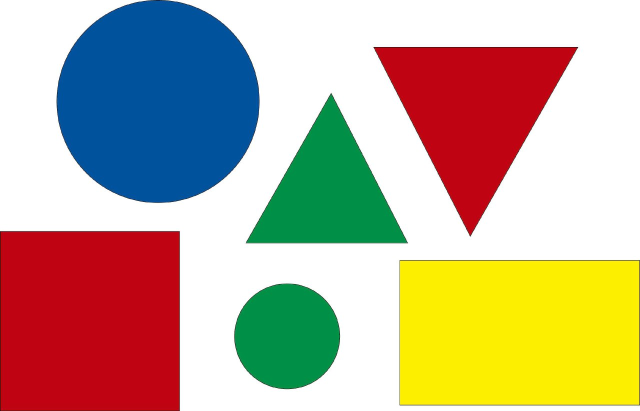
#> input picture img/figura1.jpg, 1280 x 822 px (shown at 1/2 size)
$ python -i contornoBeta1.py   (imports and definitions only)
#> lines starting #> are read from the running program, lines starting #| are printed output that depends on the picture; after the words box and inside, x2 and y2 are one past the last pixel; in counts of white or black regions, pixels touching at a corner belong together
import cv2
import numpy as np

def start(path_img):
#> called with path_img = '../img/figura1.jpg'
    imagen = cv2.imread(path_img)
#> imagen is the input picture: shape (822, 1280, 3); mean B, G, R 147.5, 172.6, 189.6
    w, h = imagen.shape[:2]
#> w = 822; h = 1280
    scala = 600 / w
#> scala = 0.73
    w = round(w * scala)
#> w = 600
    h = round(h * scala)
#> h = 934
    blues = imagen[:,:,0]
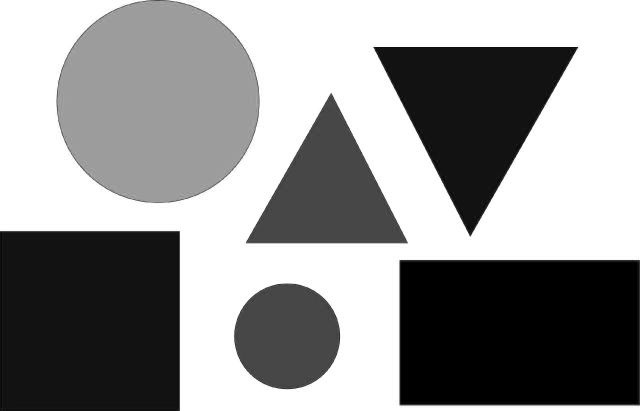
#> blues: shape (822, 1280) (shown at 1/2 size); min 0, max 255, mean 147.5
    bgr = cv2.resize(imagen,(h, w))
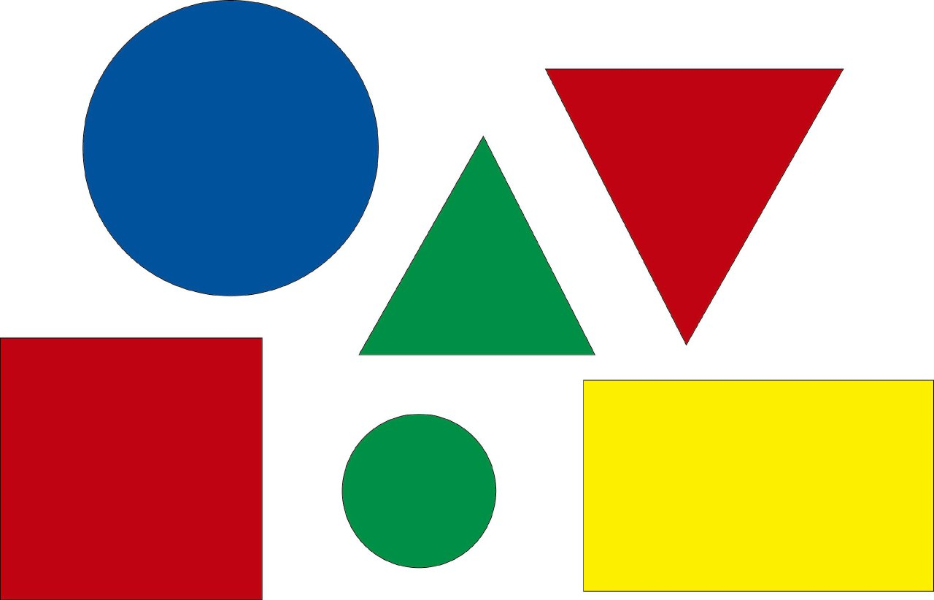
#> bgr: shape (600, 934, 3); mean B, G, R 147.5, 172.5, 189.6
    cv2.imwrite("./nuevo.jpg", bgr)
    grises = cv2.cvtColor(bgr, cv2.COLOR_BGR2GRAY)
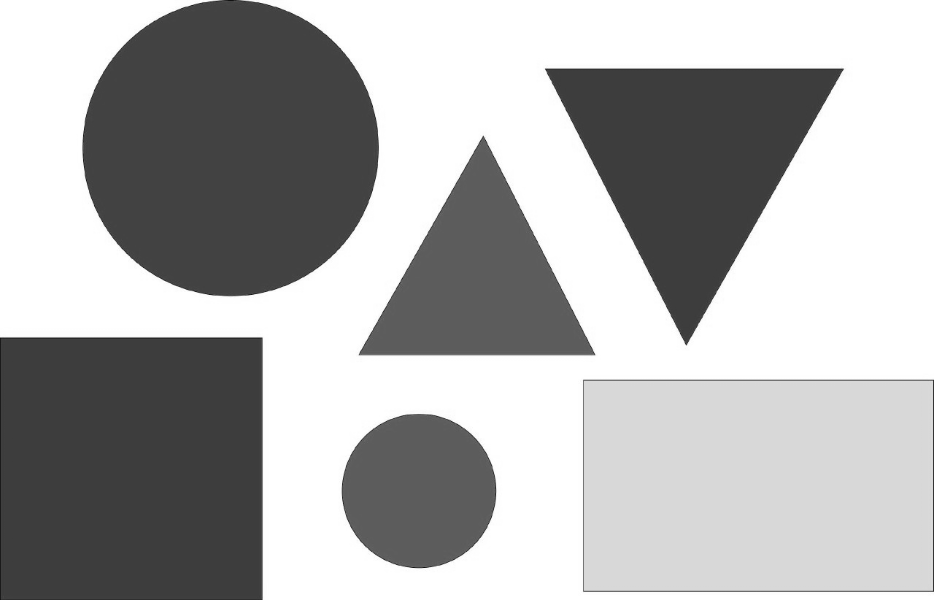
#> grises: shape (600, 934); min 18, max 255, mean 174.8
    _,th =  cv2.threshold(grises, 200, 255, cv2.THRESH_BINARY_INV)
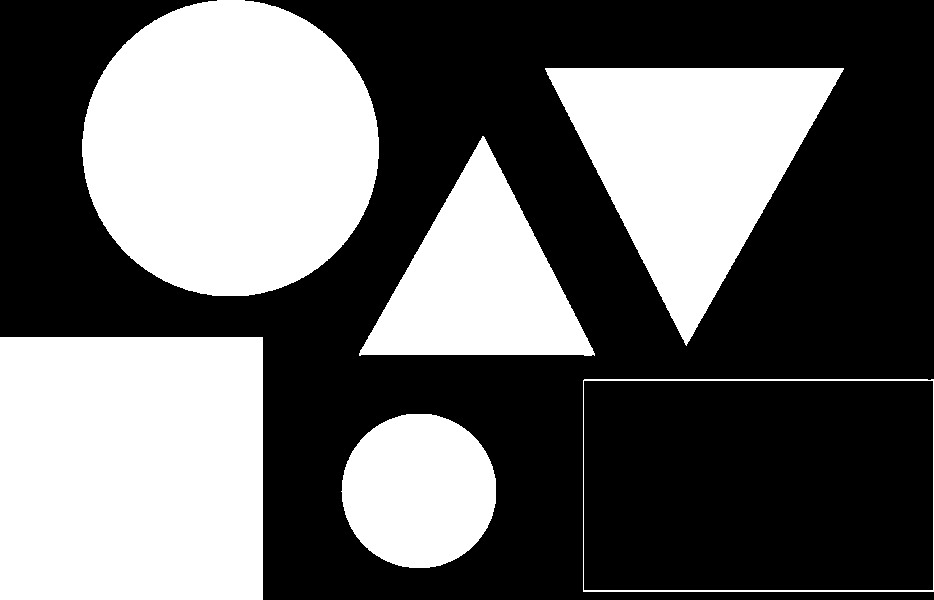
#> th: shape (600, 934); 40.5% white; 6 white regions, box (x1, y1, x2, y2) and area: (82, 0, 379, 296) 69178, (0, 337, 263, 600) 69169, (545, 68, 844, 346) 41787, (359, 136, 595, 356) 26164, (341, 414, 496, 568) 18812, (583, 379, 934, 592) 1818

    th2 = np.uint8((( grises * (grises < 250) ) > 0) * 255 )
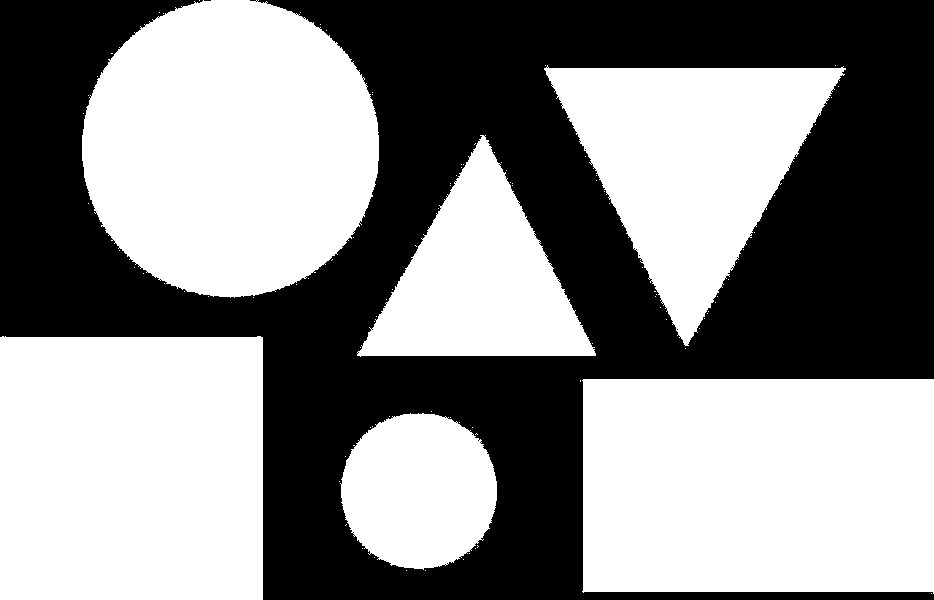
#> th2: shape (600, 934); 54% white; 5 black regions (4 under 20 px), largest, box (x1, y1, x2, y2) and area: (0, 0, 934, 600) 257974

    _, th_blues = cv2.threshold(blues, 40, 200, cv2.THRESH_BINARY_INV)
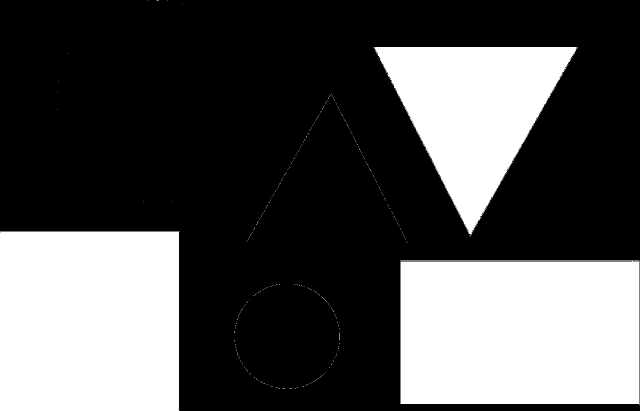
#> th_blues: shape (822, 1280) (shown at 1/2 size); values 0 (black) and 200 (white), 32.6% white; 343 white regions (339 under 20 px)
    cv2.imshow('th', th2)
    cv2.waitKey(0)
    #Para OpenCV 3
    cnts,_ = cv2.findContours(th, cv2.RETR_EXTERNAL, cv2.CHAIN_APPROX_SIMPLE)
#> cnts = 6 contours; box (x1, y1, x2, y2) and area: (583, 379, 934, 592) 74196, (82, 0, 379, 296) 68756, (0, 337, 263, 600) 68644, (545, 68, 844, 346) 41360, (359, 136, 595, 356) 25826, (341, 414, 496, 568) 18592
    #Para OpenCV 4
    #cnts,_ = cv2.findContours(th, cv2.RETR_EXTERNAL,
    #  cv2.CHAIN_APPROX_SIMPLE)
    #cv2.drawContours(imagen, cnts, -1, (255,0,0),2)
    #print('Contornos: ', len(cnts))
    font = cv2.FONT_HERSHEY_SIMPLEX
    i=0
    for c in cnts:
        M=cv2.moments(c)
        if M["m00"] == 0:
            M["m00"] = 1
        x=int(M["m10"]/M["m00"])
        y=int(M['m01']/M['m00'])
        mensaje = 'Num :' + str(i+1)
        cv2.putText(bgr,mensaje,(x-40,y),font,0.75,
            (255,0,0),2,cv2.LINE_AA)
        cv2.drawContours(bgr, [c], 0, (255,0,0),2)
        print(type(bgr))
        cv2.imshow('Imagen', bgr)
        if cv2.waitKey(0) == ord('q'):
            break
        i = i+1
#> this loop made 1 pass; (key q is pressed on pass 1)
#> (x, y, mensaje) on pass 1: (418, 490, 'Num :1')
#| <class 'numpy.ndarray'>
#> pass 1, in start, `cv2.imshow('Imagen', bgr)`:
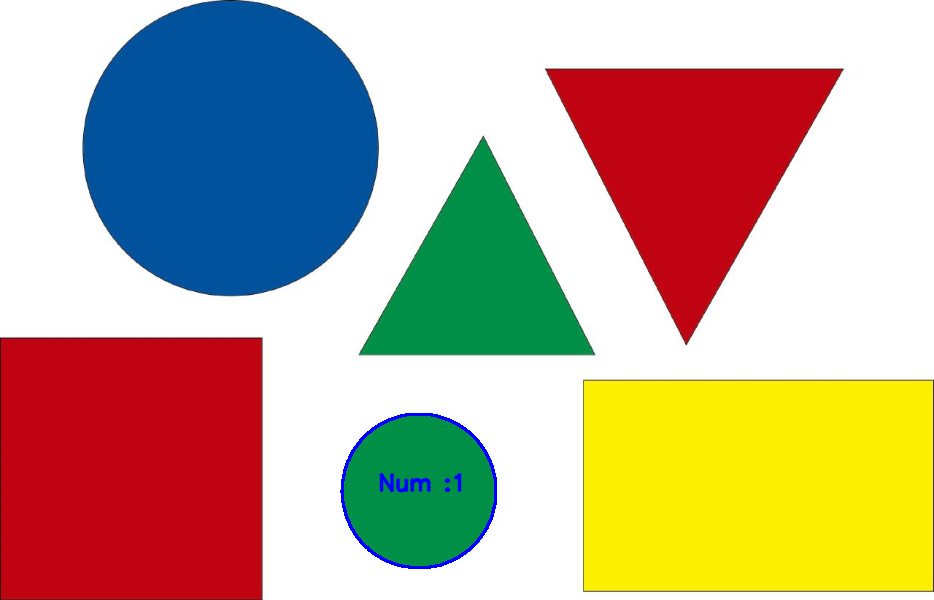
#> window 'Imagen': shape (600, 934, 3); mean B, G, R 148, 171.9, 189.2
#> after the loop, i = 0
    cv2.destroyAllWindows()

>>> result = start('../img/figura1.jpg')

$ run again, on img/image1.jpg
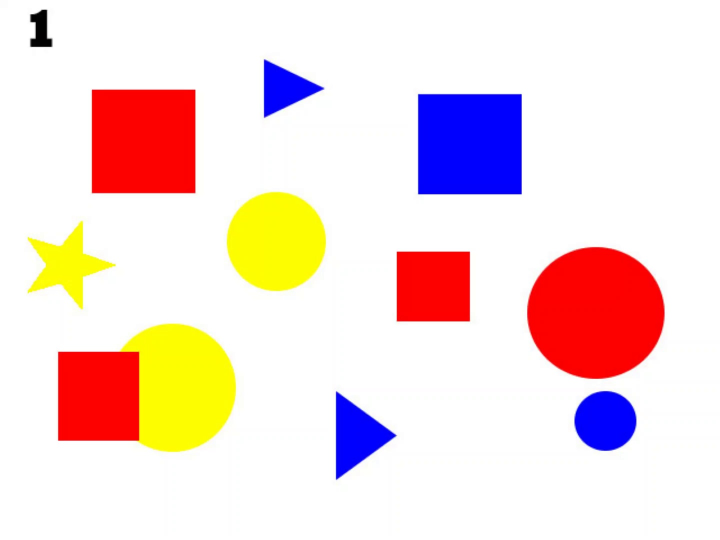
#> input picture img/image1.jpg, 1440 x 1080 px (shown at 1/2 size)
#> in start, imagen is the input picture: shape (1080, 1440, 3); mean B, G, R 216, 218.5, 242.5
#> in start, `_,th =  cv2.threshold(grises, 200, 255, cv2.THRESH_BINARY_INV)`:
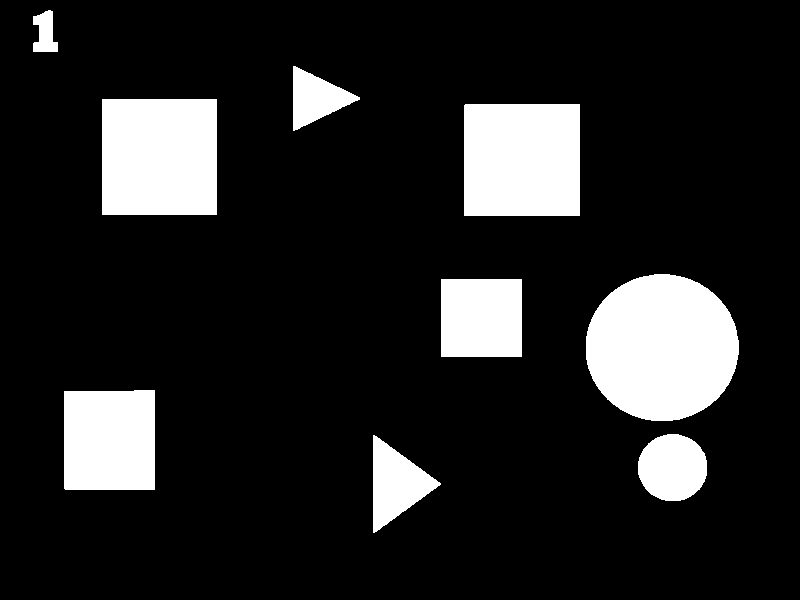
#> th: shape (600, 800); 14.5% white; 9 white regions, largest, box (x1, y1, x2, y2) and area: (586, 274, 739, 421) 17711, (102, 99, 217, 215) 13340, (464, 104, 580, 216) 12991
#> th2: shape (600, 800); 20.7% white; 25 white regions (14 under 20 px), largest, box (x1, y1, x2, y2) and area: (62, 359, 263, 503) 22714, (584, 272, 740, 423) 18389, (100, 99, 219, 217) 13697
#> th_blues: shape (1080, 1440); values 0 (black) and 200 (white), 14.8% white; 7 white regions
#> cnts = 9 contours; largest, box (x1, y1, x2, y2) and area: (586, 274, 739, 421) 17498, (102, 99, 217, 215) 13110, (464, 104, 580, 216) 12764, (64, 390, 155, 490) 8840, (441, 279, 522, 357) 6160
#> the loop in start, `for c in cnts:` made 1 pass; (key q is pressed on pass 1)
#> (x, y, mensaje) on pass 1: (395, 483, 'Num :1')
#> (printed output is left out)
#> pass 1, in start, `cv2.imshow('Imagen', bgr)`:
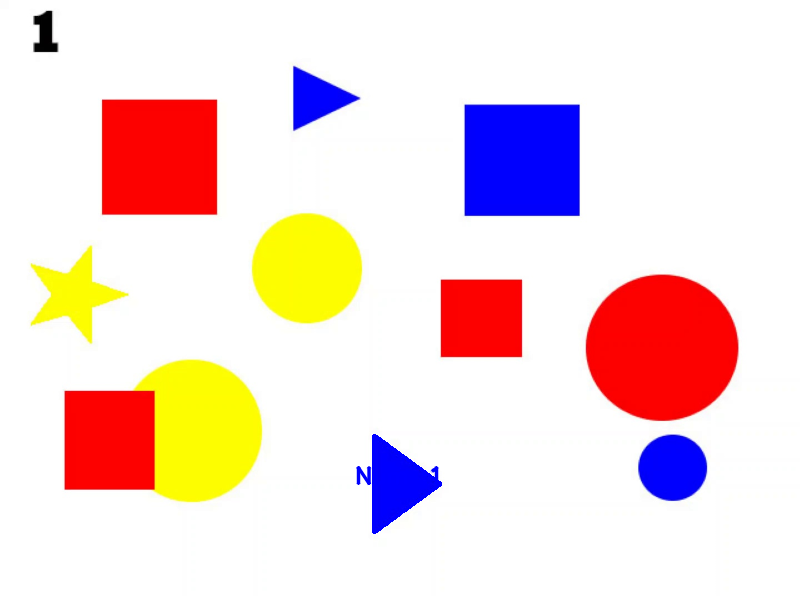
#> window 'Imagen': shape (600, 800, 3); mean B, G, R 216, 218.1, 242.1
#> after the loop in start, `for c in cnts:`: i = 0

$ run again, on img/image11.jpg
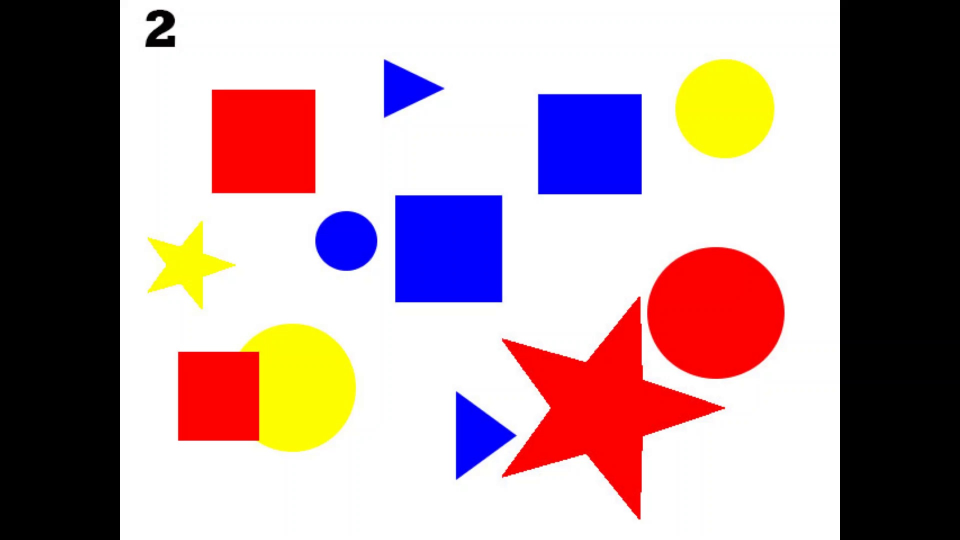
#> input picture img/image11.jpg, 1920 x 1080 px (shown at 1/2 size)
#> in start, imagen is the input picture: shape (1080, 1920, 3); mean B, G, R 155.6, 151.9, 176
#> in start, `_,th =  cv2.threshold(grises, 200, 255, cv2.THRESH_BINARY_INV)`:
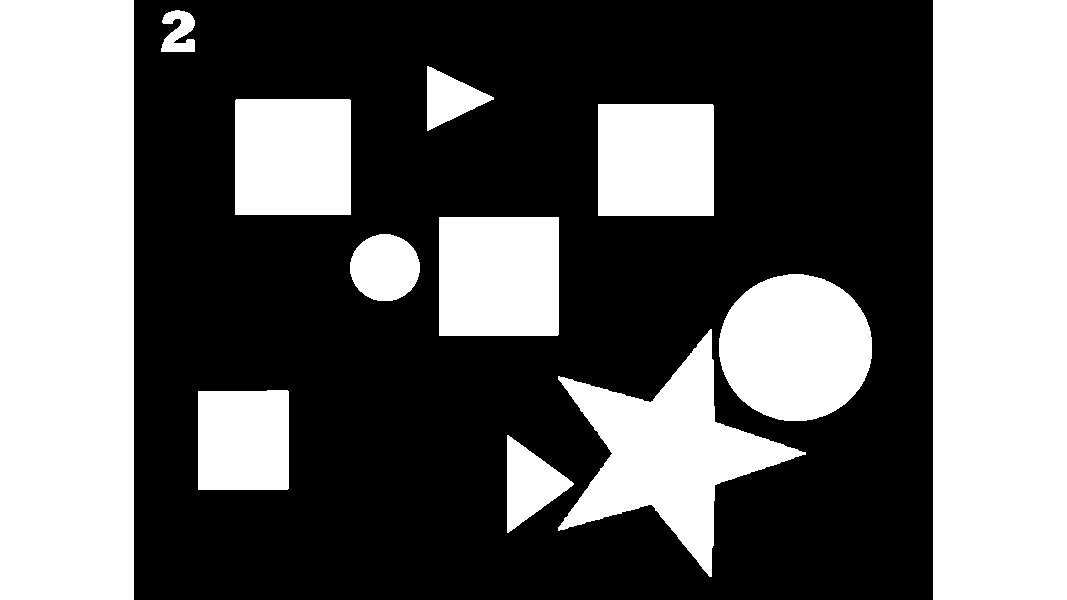
#> th: shape (600, 1067); 40.7% white; 12 white regions, largest, box (x1, y1, x2, y2) and area: (0, 0, 134, 600) 80400, (933, 0, 1067, 600) 80400, (558, 329, 806, 577) 22233
#> th2: shape (600, 1067); 20.8% white; 54 white regions (40 under 20 px), largest, box (x1, y1, x2, y2) and area: (555, 329, 809, 578) 23913, (196, 359, 396, 503) 22656, (718, 272, 873, 423) 18422
#> th_blues: shape (1080, 1920); values 0 (black) and 200 (white), 38.5% white; 9 white regions
#> cnts = 12 contours; largest, box (x1, y1, x2, y2) and area: (933, 0, 1067, 600) 79667, (0, 0, 134, 600) 79667, (558, 329, 806, 577) 21800, (719, 274, 872, 421) 17508, (439, 217, 559, 336) 14042
#> the loop in start, `for c in cnts:` made 1 pass; (key q is pressed on pass 1)
#> (x, y, mensaje) on pass 1: (529, 483, 'Num :1')
#> (printed output is left out)
#> pass 1, in start, `cv2.imshow('Imagen', bgr)`:
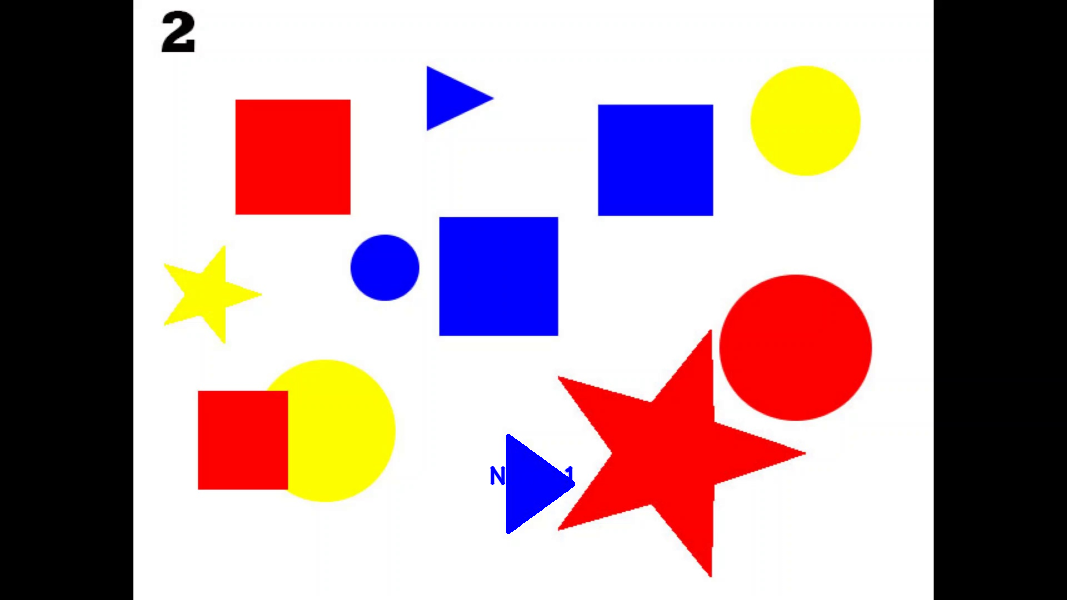
#> window 'Imagen': shape (600, 1067, 3); mean B, G, R 155.6, 151.7, 175.8
#> after the loop in start, `for c in cnts:`: i = 0

$ run again, on img/image17.jpg
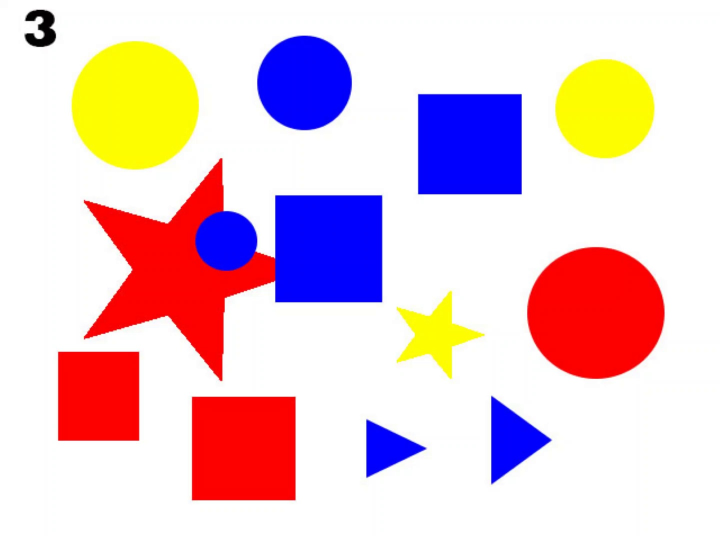
#> input picture img/image17.jpg, 1440 x 1080 px (shown at 1/2 size)
#> in start, imagen is the input picture: shape (1080, 1440, 3); mean B, G, R 207.5, 199.4, 230
#> th: shape (600, 800); 22% white; 9 white regions, largest, box (x1, y1, x2, y2) and area: (93, 176, 425, 424) 37067, (586, 274, 739, 421) 17711, (213, 441, 329, 556) 13340
#> th2: shape (600, 800); 29.3% white; 42 white regions (30 under 20 px), largest, box (x1, y1, x2, y2) and area: (90, 173, 427, 425) 39169, (584, 272, 740, 423) 18394, (79, 45, 222, 189) 16366
#> th_blues: shape (1080, 1440); values 0 (black) and 200 (white), 17.9% white; 8 white regions
#> cnts = 9 contours; largest, box (x1, y1, x2, y2) and area: (93, 176, 425, 424) 36451, (586, 274, 739, 421) 17498, (213, 441, 329, 556) 13110, (464, 104, 580, 216) 12764, (64, 391, 155, 490) 8820
#> the loop in start, `for c in cnts:` made 1 pass; (key q is pressed on pass 1)
#> (x, y, mensaje) on pass 1: (429, 497, 'Num :1')
#> (printed output is left out)
#> pass 1, in start, `cv2.imshow('Imagen', bgr)`:
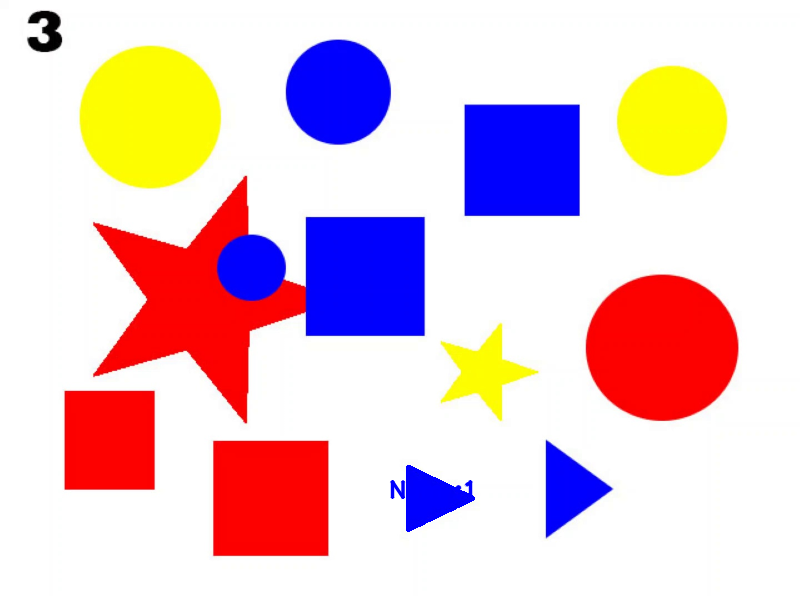
#> window 'Imagen': shape (600, 800, 3); mean B, G, R 207.5, 199.1, 229.7
#> after the loop in start, `for c in cnts:`: i = 0
